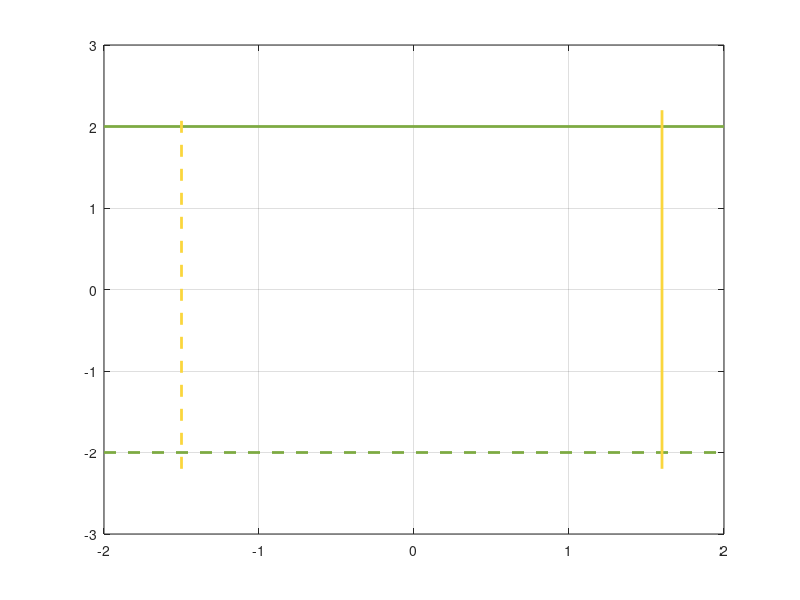

The MATLAB source for this figure: (Note: this script raises an error after producing the figure.)
fig=figure; box on; grid on; hold on; set(fig, 'Position', [100, 100, 650, 550])

%% bounds on slack generator
deepgreen = [125, 170, 66]/255;
deepyellow = [250, 214, 61]/255;
x1 = [-2,2];
y_upper = [2 2];
y_lower = [-2 -2];
y1 = [-2.2,2.2];
x_lower = [-1.5 -1.5];
x_upper = [1.6 1.6];
plot(x1,y_upper, 'LineStyle','-','Color',deepgreen,'LineWidth',2);
plot(x1,y_lower, 'LineStyle','--','Color',deepgreen,'LineWidth',2);
plot(x_upper,y1, 'LineStyle','-','Color',deepyellow,'LineWidth',2);
plot(x_lower,y1, 'LineStyle','--','Color',deepyellow,'LineWidth',2);

%% bounds of combination
% fill the range
Points_exact = load('AC_conf.mat');
Points_exact = Points_exact.sortedPoints;
lightzs = [181, 180, 214]/255;
h2 = fill(Points_exact(:,1), Points_exact(:,2), lightzs);
set(h2, 'facealpha', 0.9, 'EdgeColor', 'none');
% draw the boundaries
load("rad_b1.mat");
load("rad_b2.mat");
load("rad_b3.mat");
load("rad_b4.mat");
load("rad_b5.mat");
load("rad_b8.mat");
boundaries = {b1,b2,b3,b4,b5,b8};

colorliste = [[237, 177, 32]/255;
              [0, 114, 189]/255;
              [0, 114, 189]/255;
              [0, 114, 189]/255;
              [65, 199, 101]/255;
              [0, 114, 189]/255;];
lineliste = {'-','-','-','-','-','--'};

for i = 1:size(boundaries,2)
    x = boundaries{i}(:,1);
    y = boundaries{i}(:,2);
    if i == 1
        plot(x,y,lineliste{i},'LineWidth',1.5,'Color',colorliste(i,:));
    else
        xi = linspace(min(x), max(x), 100);
        yi = pchip(x, y, xi);
        plot(xi, yi,lineliste{i},'LineWidth',1.5,'Color',colorliste(i,:));
    end
end


%% mark the intersections
p1 = [-1.0228,0.9471];
p2 = [0.0559,-0.9004];
p3 = [0.6901,-1.4102];
p4 = [1.2746,-1.757];
p5 = [1.6, -1.7099];
p6 = [1.6, -0.9856];
p7 = [-0.2626, 2];
p8 = [-0.6967, 2];
inter = [p1;p2;p3;p4;p5;p6;p7;p8];
deepviolet = [157, 105, 208]/255;
plot(inter(:,1), inter(:,2), 'o', 'MarkerSize', 6, 'MarkerEdgeColor', 'none', 'MarkerFaceColor', deepviolet);

%% overlaid the results of LinDistFlow
% load("LinDistFlow.mat");
% lightorange = [250, 188, 113]/255;
% h3 = fill(valid_intersections(:,1), valid_intersections(:,2), lightorange, 'FaceAlpha',0.7, 'EdgeColor', 'none');
% set(h3, 'facealpha', 0.6, 'EdgeColor', 'none');

%% region considering uncertainty
load("rad_uncert.mat")
Points_un = sortedPoints;
lightred = [240, 128, 122]/255;
h3 = fill(Points_un(:,1), Points_un(:,2), lightred);
set(h3, 'facealpha', 0.6, 'EdgeColor', 'none');
%% set the range
xlim([-2 2]);
ylim([-2.2 2.2]);
set(gca, 'FontSize', 14,'FontName', 'Times New Roman');

x_label = xlabel('$p^{\mathrm{pcc}}$/(p.u.)'); % 修正了大括号
set(x_label, 'Interpreter', 'latex', 'FontSize', 20, 'FontName', 'Times New Roman');
y_label = ylabel('$q^{\mathrm{pcc}}$/(p.u.)'); % 修正了大括号
set(y_label, 'Interpreter', 'latex', 'FontSize', 20, 'FontName', 'Times New Roman');